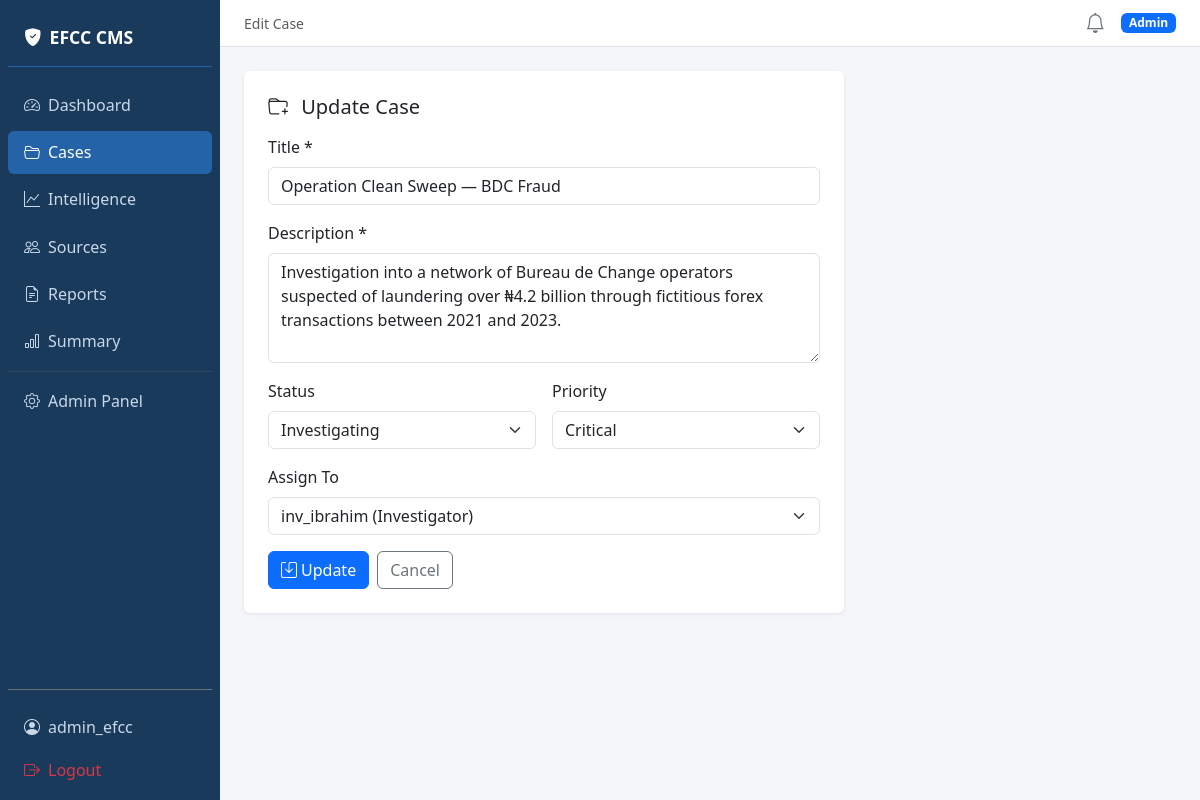
/cases/11/edit/ (signed in), run on the app's committed database.
### core/models.py (models this page shows, shortened)
class User(AbstractUser):
    ROLE_CHOICES = (
        ('admin', 'Admin'),
        ('investigator', 'Investigator'),
        ('legal', 'Legal Officer'),
        ('analyst', 'Analyst'),
    )
    role = models.CharField(max_length=20, choices=ROLE_CHOICES, default='investigator')
    phone = models.CharField(max_length=20, blank=True)
    avatar = models.ImageField(upload_to='avatars/', blank=True, null=True)
    two_factor_enabled = models.BooleanField(default=False)
    two_factor_secret = models.CharField(max_length=32, blank=True)
    def __str__(self):
        return f"{self.username} ({self.get_role_display()})"

class Case(models.Model):
    STATUS_CHOICES = (
        ('open', 'Open'),
        ('investigating', 'Investigating'),
        ('closed', 'Closed'),
    )
    PRIORITY_CHOICES = (
        ('low', 'Low'),
        ('medium', 'Medium'),
        ('high', 'High'),
        ('critical', 'Critical'),
    )
    title = models.CharField(max_length=255)
    description = models.TextField()
    status = models.CharField(max_length=20, choices=STATUS_CHOICES, default='open')
    priority = models.CharField(max_length=10, choices=PRIORITY_CHOICES, default='medium')
    created_by = models.ForeignKey(settings.AUTH_USER_MODEL, on_delete=models.CASCADE, related_name='created_cases')
    assigned_to = models.ForeignKey(settings.AUTH_USER_MODEL, null=True, blank=True, on_delete=models.SET_NULL, related_name='assigned_cases')
    created_at = models.DateTimeField(auto_now_add=True)
    updated_at = models.DateTimeField(auto_now=True)

### core/views.py (the view)
# urls.py: path('cases/<int:pk>/edit/', views.case_update, name='case_update'),
@login_required
@admin_or_assigned_required
def case_update(request, pk):
    case = get_object_or_404(Case, pk=pk)
    if request.method == 'POST':
        form = CaseForm(request.POST, instance=case)
        if form.is_valid():
            prev_status = case.status
            prev_assigned = case.assigned_to
            updated_case = form.save(commit=False)
            if updated_case.status != prev_status:
                CaseStatusLog.objects.create(
                    case=updated_case,
                    previous_status=prev_status,
                    new_status=updated_case.status,
                    changed_by=request.user,
                    note=f"Status changed from {prev_status} to {updated_case.status}",
                )
                log_activity(request.user, updated_case, 'change_status',
                             f"Changed status from {prev_status} to {updated_case.status}")
                notify_status_changed(updated_case, prev_status, updated_case.status, request.user)
            if updated_case.assigned_to != prev_assigned:
                notify_case_assigned(updated_case)
            log_activity(request.user, updated_case, 'update_case', "Updated case information")
            updated_case.save()
            messages.success(request, 'Case updated successfully.')
            return redirect('case_detail', pk=updated_case.pk)
    else:
        form = CaseForm(instance=case)
    return render(request, 'case_form.html', {'form': form, 'case': case, 'is_update': True})

### core/forms.py
class CaseForm(forms.ModelForm):
    class Meta:
        model = Case
        fields = ['title', 'description', 'status', 'priority', 'assigned_to']
        widgets = {
            'title': forms.TextInput(attrs={'class': 'form-control'}),
            'description': forms.Textarea(attrs={'rows': 4, 'class': 'form-control'}),
            'status': forms.Select(attrs={'class': 'form-select'}),
            'priority': forms.Select(attrs={'class': 'form-select'}),
            'assigned_to': forms.Select(attrs={'class': 'form-select'}),
        }
    def __init__(self, *args, **kwargs):
        super().__init__(*args, **kwargs)
        self.fields['assigned_to'].queryset = User.objects.filter(
            role__in=['investigator', 'legal', 'analyst']
        )
        self.fields['assigned_to'].required = False

### core/templatetags/form_filters.py (called while the page is built)
@register.filter(name='add_class')
def add_class(field, css_class):
    return field.as_widget(attrs={"class": css_class})

### templates/case_form.html (shortened to what this page needs)
{% extends 'base.html' %}
{% load form_filters %}
{% block page_title %}{% if is_update %}Edit Case{% else %}New Case{% endif %}{% endblock %}
{% block nav_cases %}active{% endblock %}
{% block content %}
<div class="card p-4" style="max-width:600px;">
    <h5 class="mb-3">
        <i class="bi bi-folder-plus me-2"></i>
        {% if is_update %}Update Case{% else %}Create New Case{% endif %}
    </h5>
    <form method="post" novalidate>
        <div class="mb-3">
            <label class="form-label">Title *</label>
            {{ form.title|add_class:"form-control" }}
        </div>
        <div class="mb-3">
            <label class="form-label">Description *</label>
            {{ form.description|add_class:"form-control" }}
        </div>
        <div class="row g-3 mb-3">
            <div class="col-md-6">
                <label class="form-label">Status</label>
                {{ form.status|add_class:"form-select" }}
            </div>
            <div class="col-md-6">
                <label class="form-label">Priority</label>
                {{ form.priority|add_class:"form-select" }}
            </div>
        </div>
        {% if request.user.role == 'admin' %}
        <div class="mb-3">
            <label class="form-label">Assign To</label>
            {{ form.assigned_to|add_class:"form-select" }}
        </div>
        {% endif %}
        <div class="d-flex gap-2">
            <button type="submit" class="btn btn-primary">
                <i class="bi bi-save me-1"></i>{% if is_update %}Update{% else %}Create Case{% endif %}
            </button>
            <a href="{% url 'case_list' %}" class="btn btn-outline-secondary">Cancel</a>
        </div>
    </form>
</div>
{% endblock %}

### templates/base.html (shortened to what this page needs)
{% load humanize %}
<!DOCTYPE html>
<html lang="en">
<head>
    <link href="https://cdn.jsdelivr.net/npm/bootstrap@5.3.0/dist/css/bootstrap.min.css" rel="stylesheet">
    <link href="https://cdn.jsdelivr.net/npm/bootstrap-icons@1.11.0/font/bootstrap-icons.css" rel="stylesheet">
</head>
<body>
<div class="d-flex">
    {% if user.is_authenticated %}
    <div class="sidebar d-flex flex-column p-2" style="width:220px; min-width:220px;">
        <div class="sidebar-brand mb-3">
            <i class="bi bi-shield-fill-check me-2"></i>EFCC CMS
        </div>
        <nav class="nav flex-column gap-1">
            <a class="nav-link {% block nav_dashboard %}{% endblock %}" href="{% url 'dashboard' %}">
                <i class="bi bi-speedometer2 me-2"></i>Dashboard
            </a>
            <a class="nav-link {% block nav_cases %}{% endblock %}" href="{% url 'case_list' %}">
                <i class="bi bi-folder2-open me-2"></i>Cases
            </a>
            <a class="nav-link {% block nav_intel %}{% endblock %}" href="{% url 'intel_dashboard' %}">
                <i class="bi bi-graph-up me-2"></i>Intelligence
            </a>
            <a class="nav-link" href="{% url 'source_list' %}">
                <i class="bi bi-people me-2"></i>Sources
            </a>
            <a class="nav-link" href="{% url 'report_list' %}">
                <i class="bi bi-file-earmark-text me-2"></i>Reports
            </a>
            <a class="nav-link" href="{% url 'report_summary' %}">
                <i class="bi bi-bar-chart me-2"></i>Summary
            </a>
            {% if user.role == 'admin' or user.is_staff %}
            <hr class="border-secondary my-1">
            <a class="nav-link" href="{% url 'admin:index' %}">
                <i class="bi bi-gear me-2"></i>Admin Panel
            </a>
            {% endif %}
        </nav>
        <div class="mt-auto pt-3 border-top border-secondary">
            <a class="nav-link" href="{% url 'profile' %}">
                <i class="bi bi-person-circle me-2"></i>{{ user.username }}
            </a>
            <a class="nav-link text-danger" href="{% url 'logout' %}">
                <i class="bi bi-box-arrow-right me-2"></i>Logout
            </a>
        </div>
    </div>
    {% endif %}
    <div class="flex-grow-1 d-flex flex-column" style="min-width:0;">
        {% if user.is_authenticated %}
        <div class="topbar d-flex align-items-center justify-content-between px-4 py-2">
            <span class="text-muted small">{% block page_title %}{% endblock %}</span>
            <div class="d-flex align-items-center gap-3">
                <a href="{% url 'notifications' %}" class="position-relative text-secondary text-decoration-none">
                    <i class="bi bi-bell fs-5"></i>
                </a>
                <span class="badge bg-primary">{{ user.get_role_display }}</span>
            </div>
        </div>
        {% endif %}
        <div class="p-4 flex-grow-1">
            {% block content %}{% endblock %}
        </div>
    </div>
</div>
</body>
</html>

### templates/base.html (style rules this page uses)
body { background-color: #f4f6f9; }
.sidebar { min-height: 100vh; background: #1a3a5c; }
.sidebar .nav-link { color: #c8d8e8; padding: .6rem 1rem; border-radius: 6px; }
.sidebar .nav-link:hover, .sidebar .nav-link.active { background: #2563a8; color: #fff; }
.sidebar .nav-link i { width: 20px; }
.sidebar-brand { color: #fff; font-weight: 700; font-size: 1.1rem; padding: 1rem; border-bottom: 1px solid #2563a8; }
.topbar { background: #fff; border-bottom: 1px solid #dee2e6; }
.card { border: none; box-shadow: 0 1px 4px rgba(0,0,0,.08); }

### data on the page
User: username "admin_efcc", role "Admin"
Case: title "Operation Clean Sweep — BDC Fraud", description "Investigation into a network of Bureau de Change operators suspected of laundering over ₦4.2 billion through fictitious forex transactions between 2021 and 2023.", status "Investigating", priority "Critical", assigned_to "inv_ibrahim (Investigator)"
